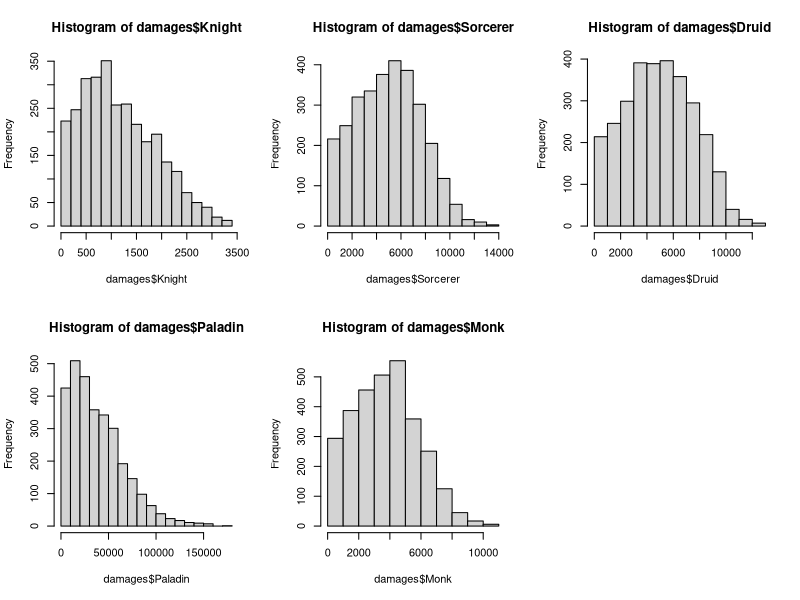
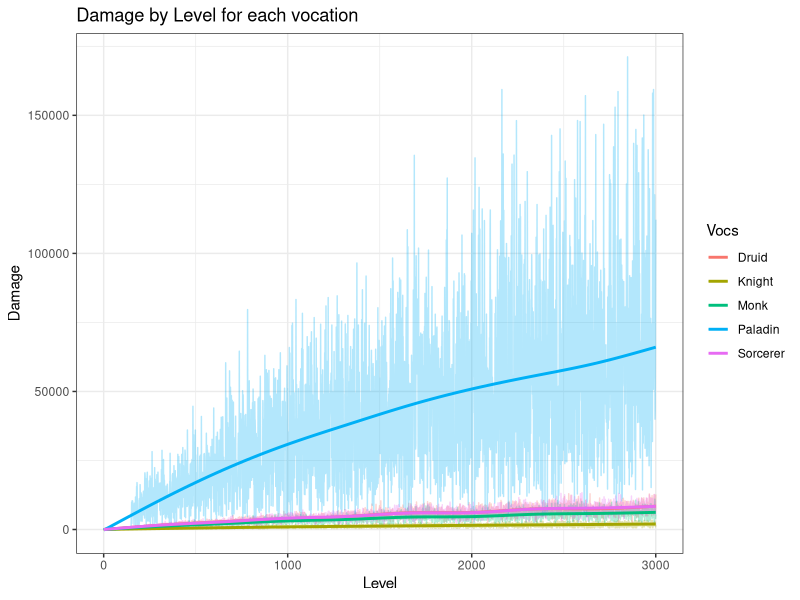

The R source for these figures, in order:
# compare the scaling of damage for each vocation in tibia.
# the scaling is pretty similar for each vocation, what changes is mostly the area attack for each vocation
#
# knight: 1 basic attack + area attack (exori gran: 9 sqm) 
# sorcerer : 1 basic attack + rune (GFB: 37 sqm)
# druid: 1 basic attack + rune (AVA: 37 sqm)
# paladin: 1 basic attack + rune (Diamond arrow: 21; AVA: 37 sqm)
# monk: 1 basic attack + rune (AVA: 37 sqm)
#
# in each turn, the quantity of targets should vary given a certain truncated normal probability distribution
#
if(!require(truncnorm)){install.packages("truncnorm"); library(truncnorm)}
if(!require(ggplot2)){install.packages("ggplot2"); library(ggplot2)}
if(!require(tidyr)){install.packages("tidyr"); library(tidyr)}
if(!require(dplyr)){install.packages("dplyr"); library(dplyr)}

# define how much SQM a vocation hits in a turn.
Hit_Number = function(sqm, hit_number){
  a = 1
  b = sqm
  mu = round(sqm / 2)
  sigma = 5
  
  hit = round(rtruncnorm(hit_number, a = a, b = b, mean = mu, sd = sigma))
  return(hit)
}

level = seq(1, 3000, 1)
damages = data.frame()
for(i in 1:length(level)){
  # Damage Base + Base * SQM hit from sampling
  # Leveling changes in time
  # Base damage
  if(i <= 149){
    base_k = ceiling(i / 5)
    base_s = ceiling(i / 5)
    base_d = ceiling(i / 5)
    base_p = ceiling(i / 5)
    base_m = ceiling(i / 5)
  }
  
  if(i >= 150 && i <= 500){
    base_k = ceiling(i / 5)
    base_s = ceiling(i / 5)
    base_d = ceiling(i / 5)
    base_p = ceiling(i / 5) * Hit_Number(21, 1)
    base_m = ceiling(i / 5)
  }
  
  if(i >= 501 && i <= 1100){
    base_k = ceiling(i / 6)
    base_s = ceiling(i / 6)
    base_d = ceiling(i / 6)
    base_p = ceiling(i / 6) * Hit_Number(21, 1)
    base_m = ceiling(i / 6)
  }
  
  if(i >= 1101 && i <= 1800){
    base_k = ceiling(i / 7)
    base_s = ceiling(i / 7)
    base_d = ceiling(i / 7)
    base_p = ceiling(i / 7) * Hit_Number(21, 1)
    base_m = ceiling(i / 7)
  }
  
  if(i >= 1801 && i <= 2600){
    base_k = ceiling(i / 8)
    base_s = ceiling(i / 8)
    base_d = ceiling(i / 8)
    base_p = ceiling(i / 8) * Hit_Number(21, 1)
    base_m = ceiling(i / 8)
  }
  
  if(i >= 2601 && i <= 3500){
    base_k = ceiling(i / 9)
    base_s = ceiling(i / 9)
    base_d = ceiling(i / 9)
    base_p = ceiling(i / 9) * Hit_Number(21, 1)
    base_m = ceiling(i / 9)
  }
  
  if(i >= 3501 && i <= 4300){
    base_k = ceiling(i / 10)
    base_s = ceiling(i / 10)
    base_d = ceiling(i / 10)
    base_p = ceiling(i / 10) * Hit_Number(21, 1)
    base_m = ceiling(i / 10)
  }
  
  if(i >= 4301 && i <= 5200){
    base_k = ceiling(i / 11)
    base_s = ceiling(i / 11)
    base_d = ceiling(i / 11)
    base_p = ceiling(i / 11) * Hit_Number(21, 1)
    base_m = ceiling(i / 11)
  }
  
  if(i >= 5201 && i <= 6200){
    base_k = ceiling(i / 12)
    base_s = ceiling(i / 12)
    base_d = ceiling(i / 12)
    base_p = ceiling(i / 12) * Hit_Number(21, 1)
    base_m = ceiling(i / 12)
  }
  
  # Damage in area
  area_k = base_k * Hit_Number(9, 1) # exori gran
  area_s = (base_s * Hit_Number(37, 1)) + (base_s * Hit_Number(11, 1)) # GFB + exori vis hur
  area_d = (base_d * Hit_Number(37, 1)) + (base_d * Hit_Number(11, 1)) # AVA + exori terra hur
  area_p = base_p * Hit_Number(37, 1) # AVA or GFB
  area_m = base_m * Hit_Number(37, 1) # AVA or GFB
  
  # Total damage
  total_k = base_k + area_k
  total_s = base_s + area_s
  total_d = base_d + area_d
  total_p = base_p + area_p
  total_m = base_m + area_m
  
  #
  turn = c(total_k, total_s, total_d, total_p, total_m)
  damages = rbind(damages, turn)
}
colnames(damages) = c("Knight", "Sorcerer", "Druid", "Paladin", "Monk")

# basic stats
summary(damages)

par(mfrow = c(2,3))
#pdf("~/Dropbox/tibia_damage/Histograms_Damages.png")
hist(damages$Knight)
hist(damages$Sorcerer)
hist(damages$Druid)
hist(damages$Paladin)
hist(damages$Monk)
dev.off()

# 
damages_new = damages %>% mutate(Level = row_number())

# Transform wide to long
damages_long = damages_new %>%
  pivot_longer(cols = c(Knight, Sorcerer, Druid, Paladin, Monk),
               names_to = "Vocs",
               values_to = "Dano")

# Plot
p = ggplot(damages_long, aes(x = Level, y = Dano, color = Vocs)) +
    geom_line(alpha = 0.3) +
    geom_smooth(method = "gam", se = FALSE, linewidth = 1) +
    theme_minimal() +
    labs(title = "Damage by Level for each vocation",
         x = "Level",
         y = "Damage") +
    theme_bw()

# save plot
ggsave(p, filename = "~/Dropbox/tibia_damage/Damage_Voc.png")
